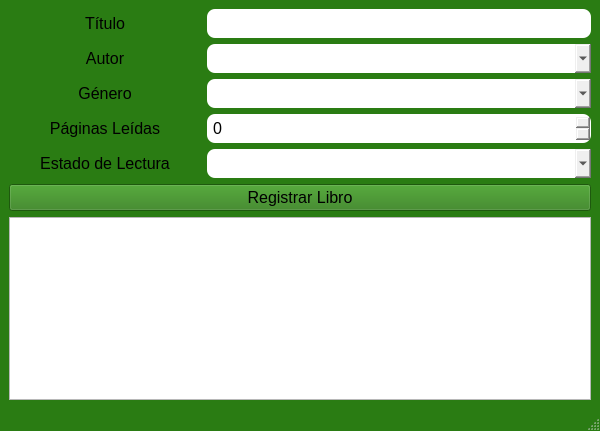
<?xml version="1.0" encoding="UTF-8"?>
<ui version="4.0">
 <class>vntLectura</class>
 <widget class="QMainWindow" name="vntLectura">
  <property name="geometry">
   <rect>
    <x>0</x>
    <y>0</y>
    <width>600</width>
    <height>431</height>
   </rect>
  </property>
  <property name="windowTitle">
   <string>MainWindow</string>
  </property>
  <property name="styleSheet">
   <string notr="true">QMainWindow{
	background-color: #2A7C13;
}

QPushButton{
	background-color: #2A7C13;
	font-size: 16px;
}

QLabel{
	font-size: 16px;
}

QPushButton:hover{
	background-color: #76C457;
}

QLineEdit, QComboBox, QSpinBox{
	border-radius: 8px;
	padding: 4px;
	font-size: 16px;
}</string>
  </property>
  <widget class="QWidget" name="centralwidget">
   <layout class="QGridLayout" name="gridLayout" columnstretch="1,2">
    <item row="0" column="0">
     <widget class="QLabel" name="lblTitulo">
      <property name="text">
       <string>Título</string>
      </property>
      <property name="alignment">
       <set>Qt::AlignmentFlag::AlignCenter</set>
      </property>
     </widget>
    </item>
    <item row="2" column="1">
     <widget class="QComboBox" name="cmbGenero"/>
    </item>
    <item row="1" column="0">
     <widget class="QLabel" name="lblAutor">
      <property name="text">
       <string>Autor</string>
      </property>
      <property name="alignment">
       <set>Qt::AlignmentFlag::AlignCenter</set>
      </property>
     </widget>
    </item>
    <item row="5" column="0" colspan="2">
     <widget class="QPushButton" name="btnEnviar">
      <property name="text">
       <string>Registrar Libro</string>
      </property>
     </widget>
    </item>
    <item row="0" column="1">
     <widget class="QLineEdit" name="txtTitulo"/>
    </item>
    <item row="4" column="0">
     <widget class="QLabel" name="lblEstado">
      <property name="text">
       <string>Estado de Lectura</string>
      </property>
      <property name="alignment">
       <set>Qt::AlignmentFlag::AlignCenter</set>
      </property>
     </widget>
    </item>
    <item row="3" column="1">
     <widget class="QSpinBox" name="spnPagsLeidas"/>
    </item>
    <item row="1" column="1">
     <widget class="QComboBox" name="cmbAutor"/>
    </item>
    <item row="4" column="1">
     <widget class="QComboBox" name="cmbEstadoLectura"/>
    </item>
    <item row="2" column="0">
     <widget class="QLabel" name="lblGenero">
      <property name="text">
       <string>Género</string>
      </property>
      <property name="alignment">
       <set>Qt::AlignmentFlag::AlignCenter</set>
      </property>
     </widget>
    </item>
    <item row="3" column="0">
     <widget class="QLabel" name="lblPagsLeidas">
      <property name="text">
       <string>Páginas Leídas</string>
      </property>
      <property name="alignment">
       <set>Qt::AlignmentFlag::AlignCenter</set>
      </property>
     </widget>
    </item>
    <item row="6" column="0" colspan="2">
     <widget class="QTableWidget" name="tblLectura"/>
    </item>
   </layout>
  </widget>
  <widget class="QMenuBar" name="menubar">
   <property name="geometry">
    <rect>
     <x>0</x>
     <y>0</y>
     <width>600</width>
     <height>33</height>
    </rect>
   </property>
  </widget>
  <widget class="QStatusBar" name="statusbar"/>
 </widget>
 <resources/>
 <connections/>
</ui>
